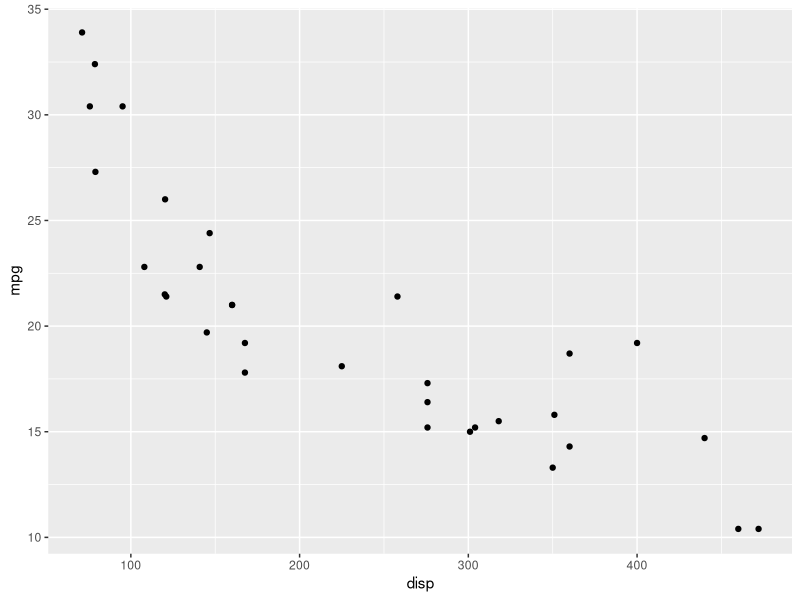
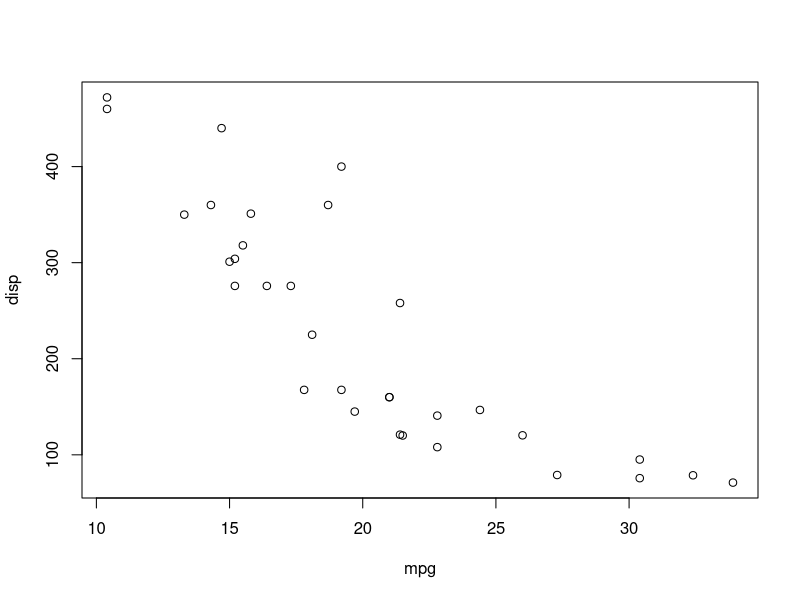
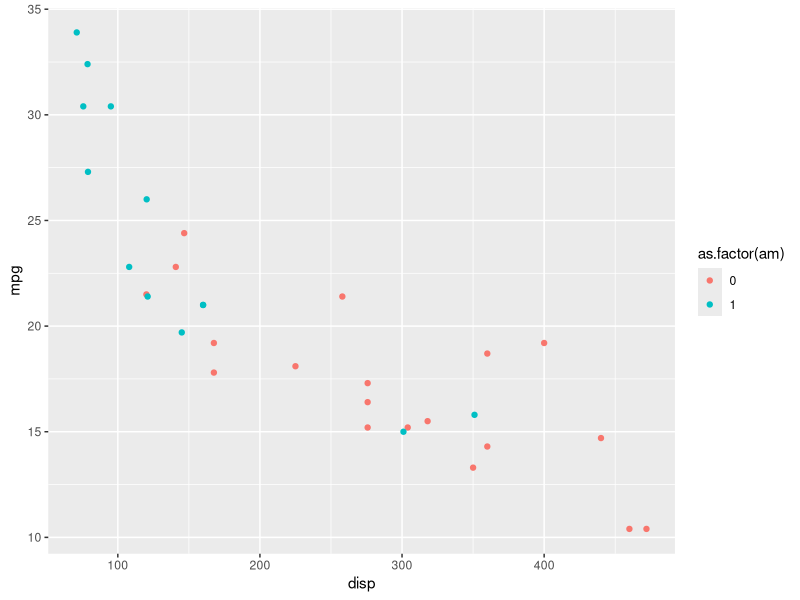
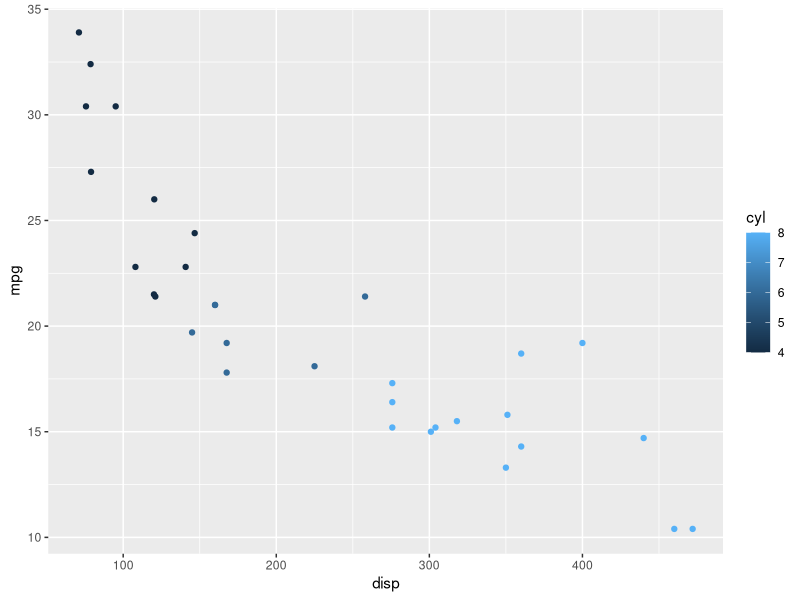
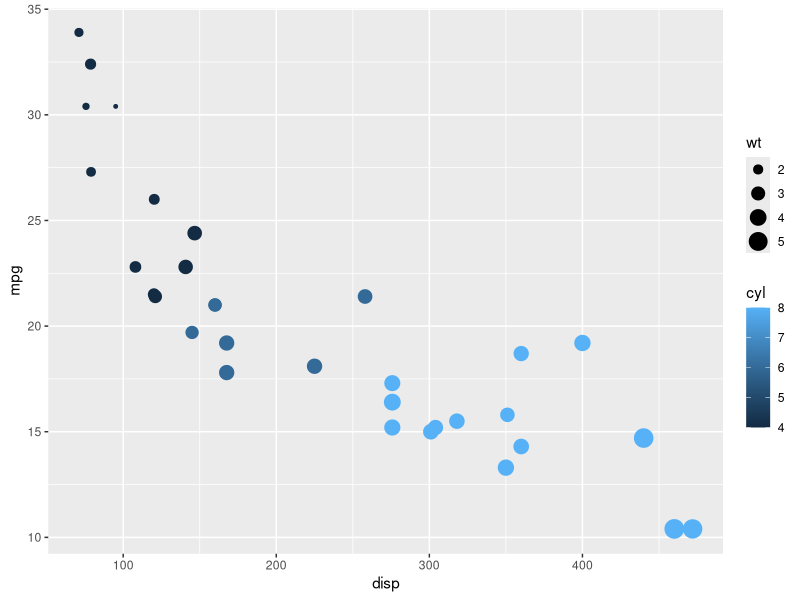
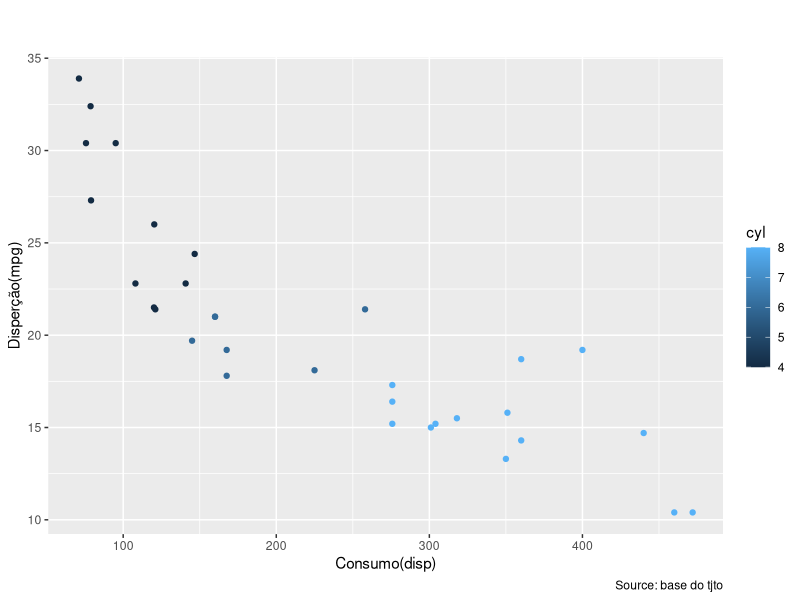
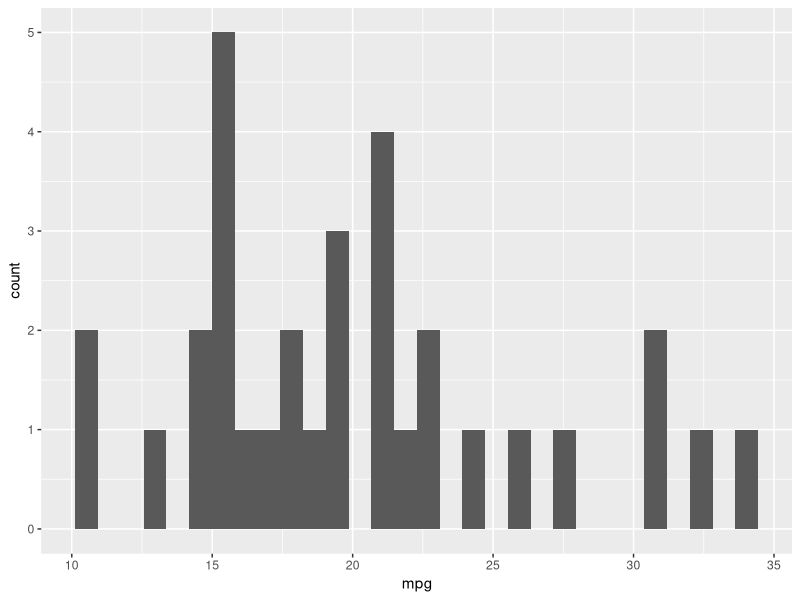

The R script that drew these images, in order:
#instalar ggplot2 antes
require(ggplot2)# se estiver carregada ele ignora é melhor que o library

head(mtcars);

#qual é a diferença da de tabela para matriz

ggplot(data=mtcars, aes(x=disp, y= mpg)) + geom_point()

#ou
plot(disp~mpg, data=mtcars)


ggplot(data=mtcars, aes(x=disp, y= mpg, colour= as.factor(am))) + geom_point()

ggplot(data=mtcars, aes(x=disp, y= mpg, colour= cyl)) + geom_point()



ggplot(data=mtcars, aes(x=disp, y= mpg, colour= cyl, size=wt)) + geom_point()


ggplot(data=mtcars, aes(x=disp, y= mpg, colour= cyl)) + geom_point() + labs(subtitle=" ", 
                                                                            y="Disperção(mpg)", 
                                                                            x="Consumo(disp)", 
                                                                            title="", 
                                                                            caption = "Source: base do tjto")


ggplot(mtcars, aes(x=mpg))+
  geom_histogram()